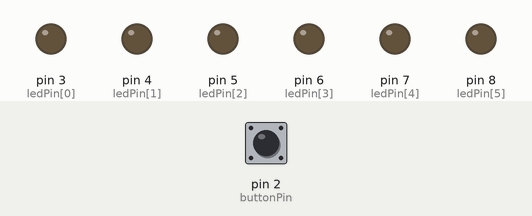
A sketch run on a simulated Arduino Uno, built with avr-gcc and run on an emulated ATmega328P. On the bench: output pins drawn as LEDs (lit = HIGH). Inputs (shaded band) come from the test bench; at power-on: pin 2 (buttonPin) HIGH.

Above: at 0.01 s.
At 0.8 s:
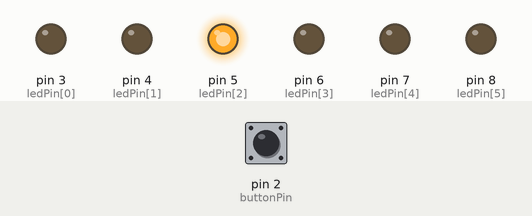
At 1.7 s:
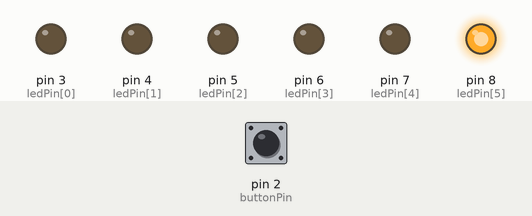
Timing chart, 0 to 3.3 s (numbered marks = the images above):
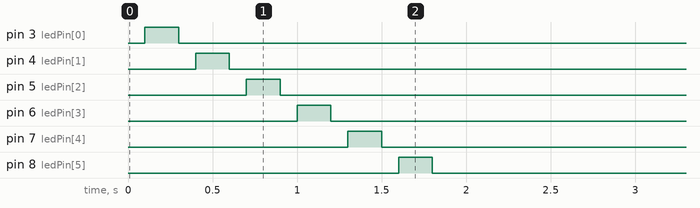

The sketch:

pointingArd.ino
```cpp
const byte buttonPin = 2;      // the number of the pushbutton pin
const byte numLEDs = 6;
const byte ledPin[numLEDs] = {3,4,5,6,7,8};

int incomingNum;          // for incoming serial data
int incoming;
int buttonState;             // the current reading from the input pin
int lastButtonState = LOW;   // the previous reading from the input pin

unsigned long lastDebounceTime = 0;  // the last time the output pin was toggled
unsigned long debounceDelay = 50;    // the debounce time; increase if the output flickers

boolean sendPressPermission = false;
boolean sendReleasePermission = false;


void setup()
{
  Serial.begin(9600);

  while (!Serial) {
    ; // wait for serial port to connect. Needed for native USB port only
  }

    // flash LEDs so we know we they are alive
  for (byte n = 0; n < numLEDs; n++) {
     pinMode(ledPin[n], OUTPUT);
     delay(100);
     digitalWrite(ledPin[n], HIGH);
     delay(200);
     digitalWrite(ledPin[n], LOW);

  }

  delay(500); // delay() is OK in setup as it only happens once

  pinMode(buttonPin, INPUT);
  digitalWrite(buttonPin, HIGH);

}

void loop(){

  // read the state of the switch into a local variable:
  int reading = digitalRead(buttonPin);

  // check to see if you just pressed the button
  // (i.e. the input went from LOW to HIGH), and you've waited long enough
  // since the last press to ignore any noise:

  // If the switch changed, due to noise or pressing:
  if (reading != lastButtonState) {
    // reset the debouncing timer
    lastDebounceTime = millis();
  }

  if ((millis() - lastDebounceTime) > debounceDelay) {
    // whatever the reading is at, it's been there for longer than the debounce
    // delay, so take it as the actual current state:

    // if the button state has changed:
    if (reading != buttonState) {
      buttonState = reading;

      // only toggle the LED if the new button state is HIGH
      if (buttonState == LOW and sendPressPermission) {
        Serial.print(2);
        sendPressPermission = false;
      }

      if (buttonState == HIGH and sendReleasePermission) {
        Serial.print(1);
        sendReleasePermission = false;
      }
    }
  }
  // save the reading. Next time through the loop, it'll be the lastButtonState:
  lastButtonState = reading;

  }

void serialEvent() {
     while(Serial.available()) {


            incoming = (int)Serial.read();

            if(incoming >= 3 && incoming <= 9)
            {
              incomingNum = incoming;
              digitalWrite(incomingNum, HIGH);    // sets the LED on
            }
            else if(incoming == 0)
            {
              digitalWrite(incomingNum, LOW);
            }
            else if(incoming == 2)
            {
              sendPressPermission=true;
            }
            else if(incoming == 1)
            {
              sendReleasePermission=true;
            }
    }
  }


 //feedback light turn on and turn off when clicking
 //nofeedback light disappers as soon as p. starts movement
```
